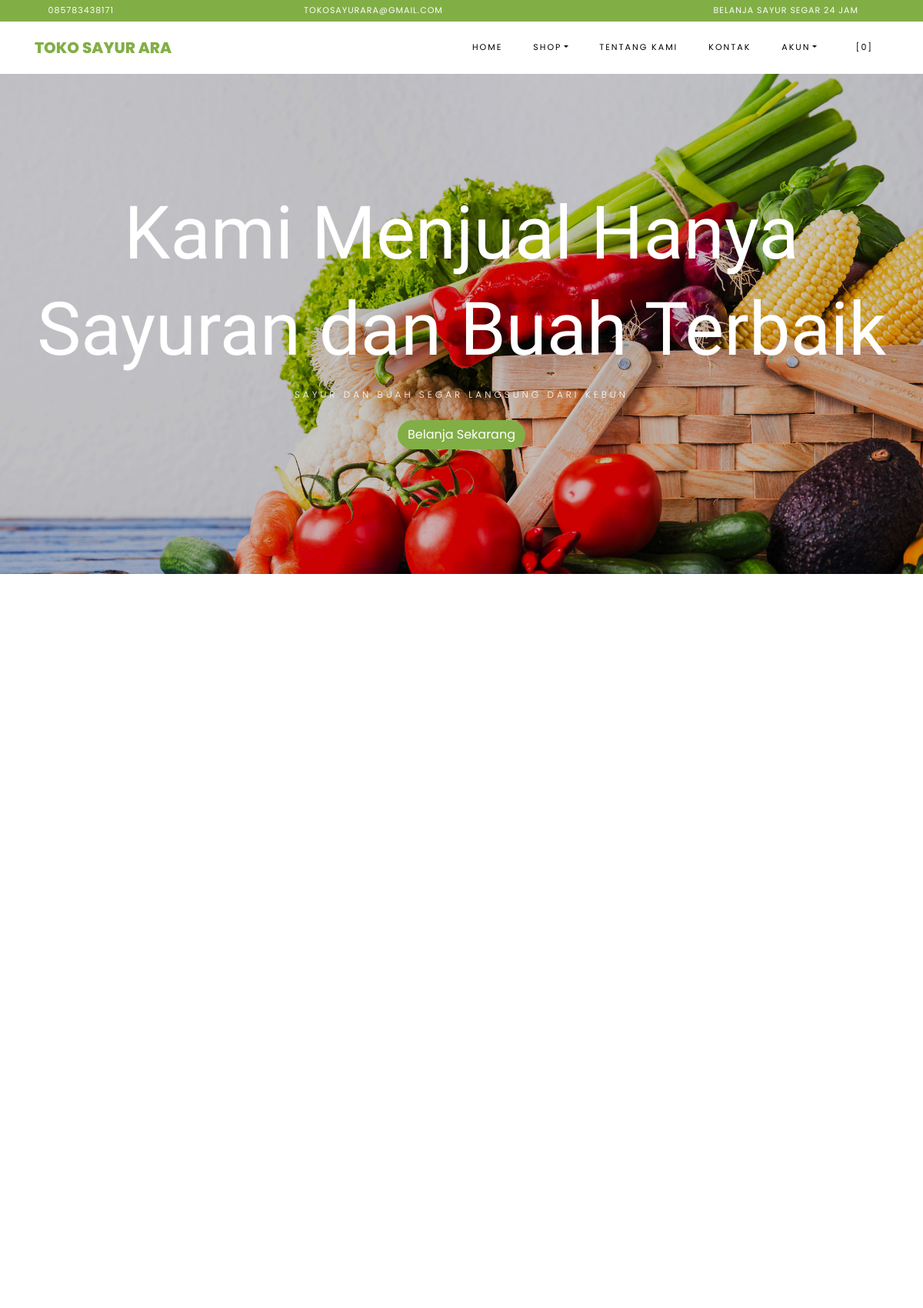
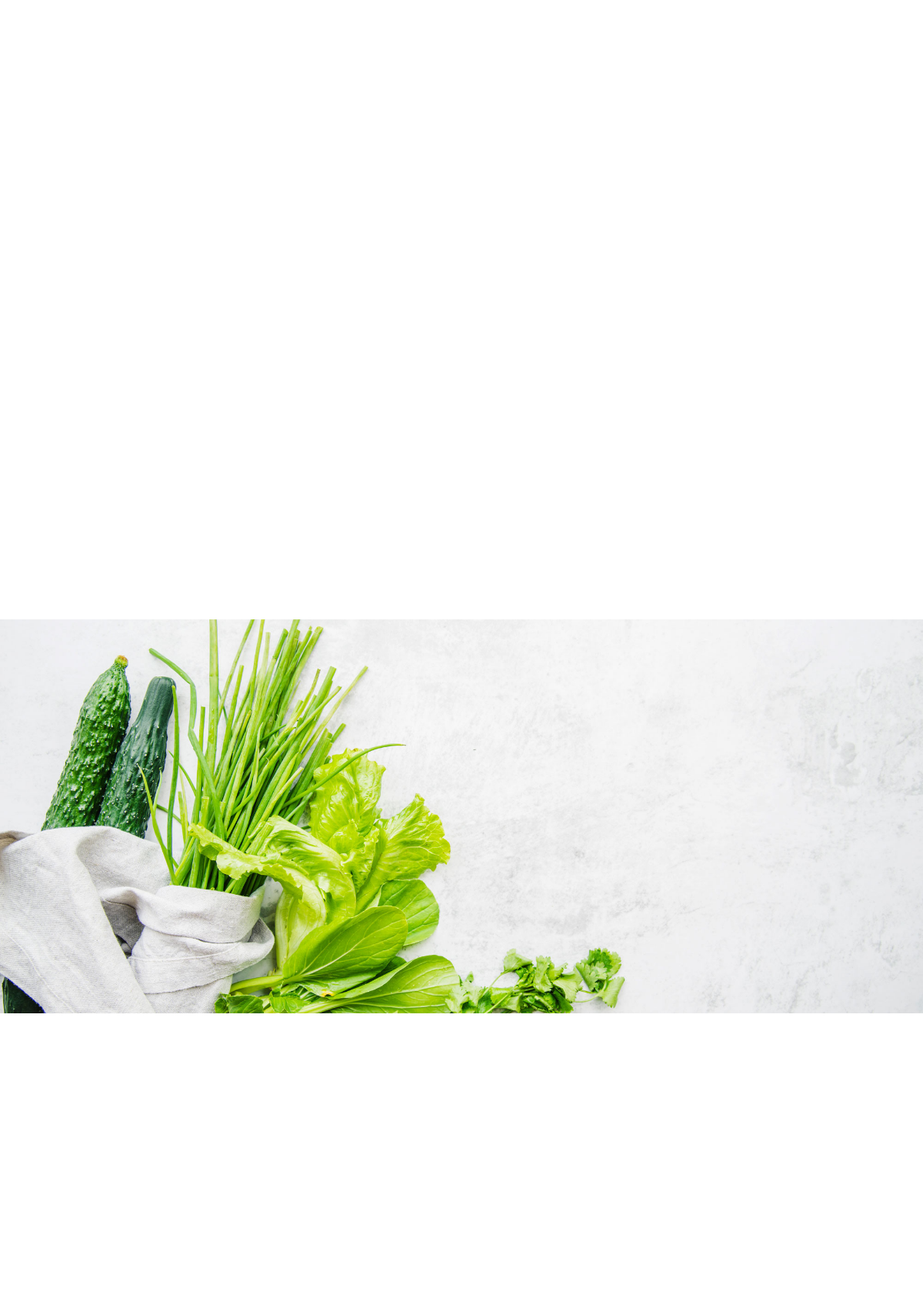
The page / (upper part) on the database its author committed (2 pictures, top to bottom).
### tables this page shows
CREATE TABLE `settings` (
  `id` int(10) NOT NULL,
  `key` varchar(32) NOT NULL,
  `content` text NOT NULL
);

### application/helpers/themes_helper.php (called while the page is built, shortened)
<?php
if ( ! function_exists('get_theme_name'))
{
    function get_theme_name() {
        $current_theme = get_settings('current_theme_name');
        return ($current_theme) ? $current_theme : false;
    }
}
if ( ! function_exists('get_template_part'))
{
    function get_template_part($file_name = null, $params = array()) {
        if ($file_name !== '') {
            $current_theme = get_theme_name();
            if ( file_exists($file_location = VIEWPATH .'themes/'. $current_theme .'/'. $file_name .'.php')) {
                $CI =& get_instance();
                $CI->load->view('themes/'. $current_theme .'/'. $file_name, $params);
            }
            else {
                echo '<div>Kesalahan: berkas tema <b>'. $file_name .'.php</b> tidak ditemukan.<br>Lokasi berkas: <b>'. $file_location .'</b></div>';
            }
        }
    }
}
if ( ! function_exists('get_header'))
{
    function get_header($params = null, $section = '', $current_section = '') {
        $load_params = array();
        if ( is_null($params)) {
            $load_params['title'] = get_settings('site_name');
        }
        else if ( is_string($params)) {
            $load_params['title'] = $params;
        }
        else if ( is_array($params)) {
            $load_params = $params;
        }
        else {
            $load_params['title'] = get_settings('site_name');
        }
        $load_params['sidebar_section'] = $section;
        $load_params['current_section'] = $current_section;
        get_template_part('header', $load_params);
    }
}
if ( ! function_exists('get_theme_uri'))
{
    function get_theme_uri($file_name = null, $theme_name = NULL)
    {
        $theme_name = ($theme_name == NULL) ? get_theme_name() : $theme_name;
        return is_null($file_name) ? base_url('assets/themes/'. $theme_name .'/') : base_url('assets/themes/'. $theme_name .'/'. $file_name) ;
    }
}

### application/controllers/Home.php (called while the page is built, shortened)
<?php
class Home extends CI_Controller {
    public function index() {
        $params['title'] = 'Selamat Datang di Toko Sayur Ara';
        $products['products'] = $this->product->get_all_products();
        $products['best_deal'] = $this->product->best_deal_product();
        $products['reviews'] = $this->review->get_all_reviews();
        get_header($params);
        get_template_part('home', $products);
    }
}

### index.php (called while the page is built, shortened)
<?php
require_once BASEPATH . 'core/CodeIgniter.php';

### application/helpers/global_helper.php (called while the page is built, shortened)
<?php
if (!function_exists('get_settings')) {
    function get_settings($key = '')
    {
        $CI = &get_instance();
        $row = $CI->db
            ->select('content')
            ->where('key', $key)
            ->get('settings')
            ->row();
        return $row->content;
    }
}
if (!function_exists('get_store_name')) {
    function get_store_name()
    {
        return get_settings('store_name');
    }
}

### application/helpers/session_helper.php (called while the page is built, shortened)
<?php
if (!function_exists('init')) {
    function init()
    {
        $CI = &get_instance();
        return $CI;
    }
}
if (!function_exists('session_data')) {
    function session_data()
    {
        $CI = init();
        $read_session_in_cookie = get_cookie('__ACTIVE_SESSION_DATA');
        $read_session_in_session = $CI->session->userdata('__ACTIVE_SESSION_DATA');
        if ($read_session_in_cookie) {
            $read_data = $CI->encryption->decrypt($read_session_in_cookie);
            $read_data = json_decode($read_data);
            return $read_data;
        } else if ($read_session_in_session) {
            $read_data = $CI->encryption->decrypt($read_session_in_session);
            $read_data = json_decode($read_data);
            return $read_data;
        } else {
            $default_session = new stdClass();
            $default_session->is_login = FALSE;
            $default_session->user_id = 0;
            $default_session->login_at = 0;
            $default_session->remember_me = FALSE;
            return $default_session;
        }
    }
}

### application/views/themes/vegefoods/home.php (the view, shortened to what this page needs)
<section id="home-section" class="hero">
    <div class="home-slider owl-carousel">
    <div class="slider-item" style="background-image: url(<?php echo get_theme_uri('images/bg_1.jpg'); ?>);">
        <div class="overlay"></div>
      <div class="container">
        <div class="row slider-text justify-content-center align-items-center" data-scrollax-parent="true">
          <div class="col-md-12 ftco-animate text-center">
            <h1 class="mb-2">Kami Menjual Hanya Sayuran dan Buah Terbaik</h1>
            <h2 class="subheading mb-4">Sayur dan Buah Segar Langsung dari Kebun</h2>
            <p><a href="#products" class="btn btn-primary">Belanja Sekarang</a></p>
          </div>
        </div>
      </div>
    </div>
  </div>
</section>
<section class="ftco-section" id="products">
      <div class="container">
          <div class="row no-gutters ftco-services">
  </div>
      </div>
  </section>
  <section class="ftco-section">
  <div class="container">
          <div class="row justify-content-center mb-3 pb-3">
  </div>
  </div>
  <div class="container">
      <div class="row">
      </div>
  </div>
</section>
  <section class="ftco-section img" style="background-image: url(<?php echo get_theme_uri('images/bg_3.jpg'); ?>);">
  <div class="container">
          <div class="row justify-content-end">
  </div>
  </div>
</section>
<section class="ftco-section testimony-section">
    <div class="container">
      <div class="row justify-content-center mb-5 pb-3">
      </div>
    </div>
  </section>

### application/views/themes/vegefoods/header.php (shortened to what this page needs)
?><!DOCTYPE html>
<html lang="en">
  <head>
    <link rel="stylesheet" href="<?php echo get_theme_uri('css/open-iconic-bootstrap.min.css'); ?>">
    <link rel="stylesheet" href="<?php echo get_theme_uri('css/animate.css'); ?>">
    <link rel="stylesheet" href="<?php echo get_theme_uri('css/owl.carousel.min.css'); ?>">
    <link rel="stylesheet" href="<?php echo get_theme_uri('css/owl.theme.default.min.css'); ?>">
    <link rel="stylesheet" href="<?php echo get_theme_uri('css/magnific-popup.css'); ?>">
    <link rel="stylesheet" href="<?php echo get_theme_uri('css/aos.css'); ?>">
	<link rel="stylesheet" href="<?php echo get_theme_uri('css/ionicons.min.css'); ?>">
	<link rel="stylesheet" href="<?php echo get_theme_uri('js/plugins/@fortawesome/fontawesome-free/css/all.min.css', 'argon'); ?>">
    <link rel="stylesheet" href="<?php echo get_theme_uri('css/bootstrap-datepicker.css'); ?>">
    <link rel="stylesheet" href="<?php echo get_theme_uri('css/jquery.timepicker.css'); ?>">
    <link rel="stylesheet" href="<?php echo get_theme_uri('css/flaticon.css'); ?>">
    <link rel="stylesheet" href="<?php echo get_theme_uri('css/icomoon.css'); ?>">
	<link rel="stylesheet" href="<?php echo get_theme_uri('css/style.css'); ?>">
	<link rel="stylesheet" href="<?php echo base_url('assets/plugins/toastr/toastr.min.css'); ?>">
  </head>
  <body class="goto-here">
		<div class="py-1 bg-primary">
    	<div class="container">
    		<div class="row no-gutters d-flex align-items-start align-items-center px-md-0">
	    		<div class="col-lg-12 d-block">
		    		<div class="row d-flex">
		    			<div class="col-md pr-4 d-flex topper align-items-center">
					    	<div class="icon mr-2 d-flex justify-content-center align-items-center"><span class="icon-phone2"></span></div>
						    <span class="text"><?php echo get_settings('store_phone_number'); ?></span>
					    </div>
					    <div class="col-md pr-4 d-flex topper align-items-center">
					    	<div class="icon mr-2 d-flex justify-content-center align-items-center"><span class="icon-paper-plane"></span></div>
						    <span class="text"><?php echo get_settings('store_email'); ?></span>
					    </div>
					    <div class="col-md-5 pr-4 d-flex topper align-items-center text-lg-right">
						    <span class="text"><?php echo get_settings('store_tagline'); ?></span>
					    </div>
				    </div>
			    </div>
		    </div>
		  </div>
    </div>
    <nav class="navbar navbar-expand-lg navbar-dark ftco_navbar bg-dark ftco-navbar-light" id="ftco-navbar">
	    <div class="container">
	      <a class="navbar-brand" href="<?php echo base_url(); ?>"><?php echo get_store_name(); ?></a>
	      <div class="collapse navbar-collapse" id="ftco-nav">
	        <ul class="navbar-nav ml-auto">
	          <li class="nav-item active"><a href="<?php echo base_url(); ?>" class="nav-link">Home</a></li>
	          <li class="nav-item dropdown">
              <a class="nav-link dropdown-toggle" href="#" id="dropdown04" data-toggle="dropdown" aria-haspopup="true" aria-expanded="false">Shop</a>
            </li>
	          <li class="nav-item"><a href="<?php echo site_url('pages/about'); ?>" class="nav-link">Tentang Kami</a></li>
              <li class="nav-item"><a href="<?php echo site_url('pages/contact'); ?>" class="nav-link">Kontak</a></li>
              <li class="nav-item dropdown">
              <a class="nav-link dropdown-toggle" href="#" id="dropdown05" data-toggle="dropdown" aria-haspopup="true" aria-expanded="false">Akun</a>
            </li>
	          <li class="nav-item cta cta-colored"><a href="<?php echo site_url('shop/cart'); ?>" class="nav-link"><span class="icon-shopping_cart"></span>[<span class="cart-item-total">0</span>]</a></li>
	        </ul>
	      </div>
	    </div>
	  </nav>

### assets/themes/vegefoods/css/icomoon.css (style rules this page uses)
[class^="icon-"], [class*=" icon-"] { font-family: 'icomoon' !important; speak: none; font-style: normal; font-weight: normal; font-variant: normal; text-transform: none; line-height: 1; -webkit-font-smoothing: antialiased; -moz-osx-font-smoothing: grayscale; }
.icon-paper-plane:before { content: "\f1d8"; }
.icon-phone2:before { content: "\e0cd"; }
.icon-shopping_cart:before { content: "\e8cc"; }

### rows shown on the page
settings: content "085783438171"
settings: content "TOKOSAYURARA@GMAIL.COM"
settings: content "BELANJA SAYUR SEGAR 24 JAM"
settings: content "TOKO SAYUR ARA"
settings: content (picture)
